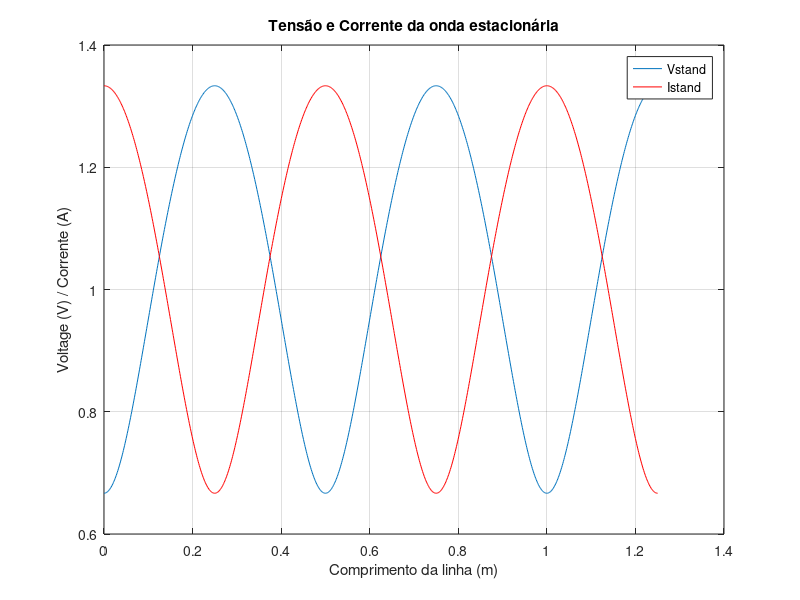
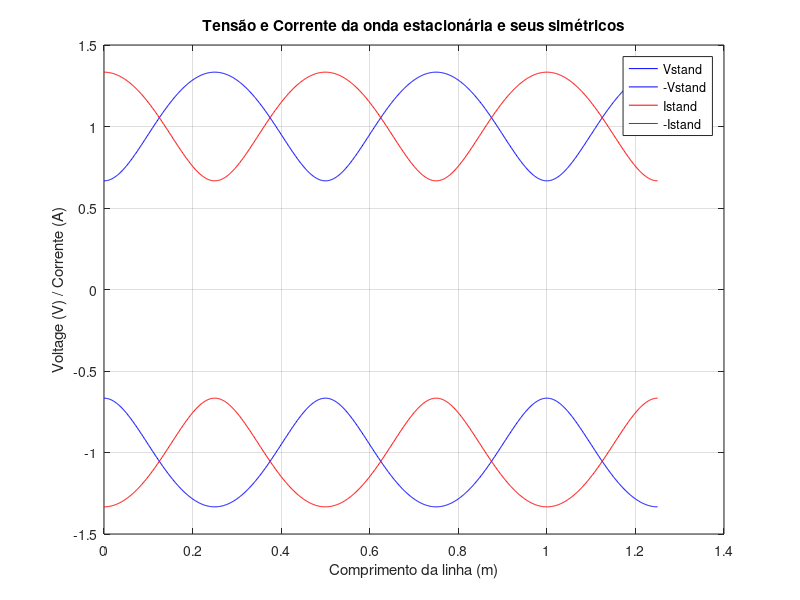

Reproduce these figures in MATLAB, in order. (Note: this script raises an error after producing the figures.)
clear,clc,close all

%% PRIMEIRA PARTE 


%%  INPUT DATA 

Vg=2;           %Volts gerador   
Zg=50;          %Impedancia do gerador
Z0=Zg;          %Impedancia carateristica
l=1.25;         %comprimento da linha
f=300e6;        %frequencia (Hz)
alpha=0;        %constante de atenuação
ZL=100;         %User input

%%  Ex 1

lameda=300e6/f; %lameda= 300/f(em MHz)-> 300e6/f(em Hz) (SLIDE 6)
T=1/f;          %periodo    
pl= (ZL-Z0)/(ZL+Z0); %coeficiente de refleção       (SLIDE 26)

beta=2*pi/lameda;   %constante de fase      (SLIDE 16)
gama=alpha+1i*beta; %constante de propagaçao     (SLIDE 15)

w=2*pi*f;       %frequência angular

x=linspace(0,l,1000);   %vetor com 1000 pontos e com distancia de 1.25


%%  Ex 2

%% a. ONDAS INCIDENTES (VOLTAGEM E CORRENTE)
   
Vi=Vg/2*exp(-gama*x);   %Tensão Incidente  (SLIDE 60) ->Vg/2 pois temos
                        %um divisor resistivo:  Vo=Vg*Zo/(Zo+Zg)
Ii=Vi/Z0;               %Corrente Incidente (SLIDE 60)

%% b. ONDAS REFLETIDAS (VOLTAGEM E CORRENTE)

Vr=Vg/2*exp(-2*gama*l)*pl*exp(gama*x);  %Tensão Refletida (SLIDE 60)
Ir=-Vr/Z0;                               %Corrente Refletida (SLIDE 60)

%%  Ex 3

Vstand = abs(Vi + Vr);  %Vetor de amplitude da tensão da onda estacionária

figure(1)
plot(x,Vstand); %Gráfico
grid on
title('Tensão da onda estacionária')
xlabel('Comprimento da linha (m)')
ylabel('Voltage (V)')

%VOLTAGE STANDING WAVE RATIO/RAZAO DE TENSAO DA ONDA ESTACIONARIA(Slide 75)
VSWRg=max(Vstand)/min(Vstand); %Usando os gráficos
VSWRc=(1+abs(pl))/(1-abs(pl)); %Usando calculos

%%  Ex 4
Istand = abs(Ii + Ir);   %Vetor de amplitude da corrente da onda estacionária

hold on         %manter o grafico anterior
plot(x,50*Istand,'r')
title('Tensão e Corrente da onda estacionária')
ylabel('Voltage (V) / Corrente (A)')
legend('Vstand','Istand')
hold off

%%  Ex 5
figure(2)
plot(x,Vstand,'b',x,-Vstand,'b',x,50*Istand,'r',x,50*(-Istand),'r')
grid on
title('Tensão e Corrente da onda estacionária e seus simétricos')
xlabel('Comprimento da linha (m)')
ylabel('Voltage (V) / Corrente (A)')
legend('Vstand','-Vstand','Istand','-Istand')

%%  Ex 6
Tstep=T/32;     %Time step

%% a. 
% figure(3)
% plot(x,real(Vi+Vr),'b',x,real(50*(Ii+Ir)),'r')   %temos de usar o grafico do 4. mas sem o valor absoluto
% title('Tensão e Corrente da onda estacionária')
% xlabel('Comprimento da linha (m)')
% ylabel('Voltage (V) / Corrente (A)')
% legend('Vstand','Istand')
% grid on

%% b.
ylim([-1.5,1.5]);    % congelar o eixo dos y dos 0.5 aos 1.5

%% c.
hold on

%% d.
t1=0;

%% e.
for k=1:32*5  % retirei o *5 porque se nao demora muito tempo
    
%%  i.
hv = plot(x,real((Vi+Vr).*exp(1i*w*t1)),'c');    

%%  ii.
hi = plot(x,real((50*(Ii+Ir)).*exp(1i*w*t1)),'m'); 

%%  iii.
pause(0.1);

%%  iv.
t1=t1+Tstep;

%%  v.
delete(hv);
delete(hi);
end

%%  Ex 7

%->É uma onda estacionária, pois estas ondulam dentro do "espartilho" , mas o
%padrão criado não se move.
%->Nos pontos de máximo e mínimo, a tensão e a corrente na linha estão em
%fase (180º)
%->Nos pontos entre a tensão/corrente e o extremo da natureza oposta
%(-tensão/corrente) é de +-90º

%%  Ex 8

figure(4)
rho=Vr./Vi;     % coeficiente de reflexão    (Slide 65)
polarplot(rho);
title('Coeficiente de Reflexão (Complexo)')


%% SEGUNDA PARTE


%% Ex 1
Zin=(Vi+Vr)./(Ii+Ir);   %impedancia de entrada (Slide 83)

figure(5)
plot(x,real(Zin),'b',x,imag(Zin),'r')
grid on
title('Impedância de Entrada')
legend('Resistência','Reactância')
xlabel('Comprimento da linha (m)')
ylabel('Impedância (Ω)')

%%  Ex 2
%Para vermos a distância mais próxima temos de ver quando é que a
%reatancia=0 e a resistencia maxima;

y=imag(Zin);
y1=real(Zin);

hold on
h=plot(x(1),y(1),'ro');     %criar o ponto no gráfico
j=plot(x(1),y1(1),'ro');
x1=[];

for n=1:length(Zin)
    set(h,'XData',x(n),'YData',y(n))        %mover o ponto
    set(j,'XData',x(n),'YData',y1(n))

    if ((round(y(n))== 0 ) && ( y1(n) == max(y1(n))))
        x1(n)=x(n);     %retirar todos os pontos em que x1 interseta o 0
    end

    pause(0.0000001)       %tempo que o ponto demora a se mover
end

hold off

x1(x1==0)=[];               %REMOVER TODOS OS PONTOS QUE NÃO INTERESSAM
x1((x1>=0.3)&(x1<=0.7))=[];
x1((x1>=0)&(x1<=0.2))=[];
x1(x1>=0.8)=[];             

distancia=x1(2)-x1(1);      %0.4992 m

%%  Ex 3

Yin = 1./Zin;
figure(6)

plot(x, real(Yin),x ,imag(Yin))
grid on; 
title('Admitância de Entrada')
legend('Admitância', 'Suscetância')
xlabel('Comprimento da linha (m)')
ylabel('Admitância (S)')

%%  Ex 4    -> fazer again
%Para vermos a distância mais próxima temos de ver quando é que a
%reatancia=0 e a resistencia maxima;

y2=imag(Yin);
y3=real(Yin);

hold on
h=plot(x(1),y2(1),'ro');     %criar o ponto no gráfico
j=plot(x(1),y3(1),'ro');
x1=[];

for n=1:length(Zin)
    set(h,'XData',x(n),'YData',y2(n))        %mover o ponto
    set(j,'XData',x(n),'YData',y3(n))

    if ((round(y(n))== 0 ) && ( y2(n) == max(y3(n))))
        x1(n)=x(n);     %retirar todos os pontos em que x1 interseta o 0
    end

    pause(0.00001)       %tempo que o ponto demora a se mover
end

hold off

x1(x1==0)=[];               %REMOVER TODOS OS PONTOS QUE NÃO INTERESSAM
x1((x1>=0.3)&(x1<=0.7))=[];
x1((x1>=0)&(x1<=0.2))=[];
x1(x1>=0.8)=[];             

distancia2=x1(2)-x1(1);      %

%%  Ex 5

